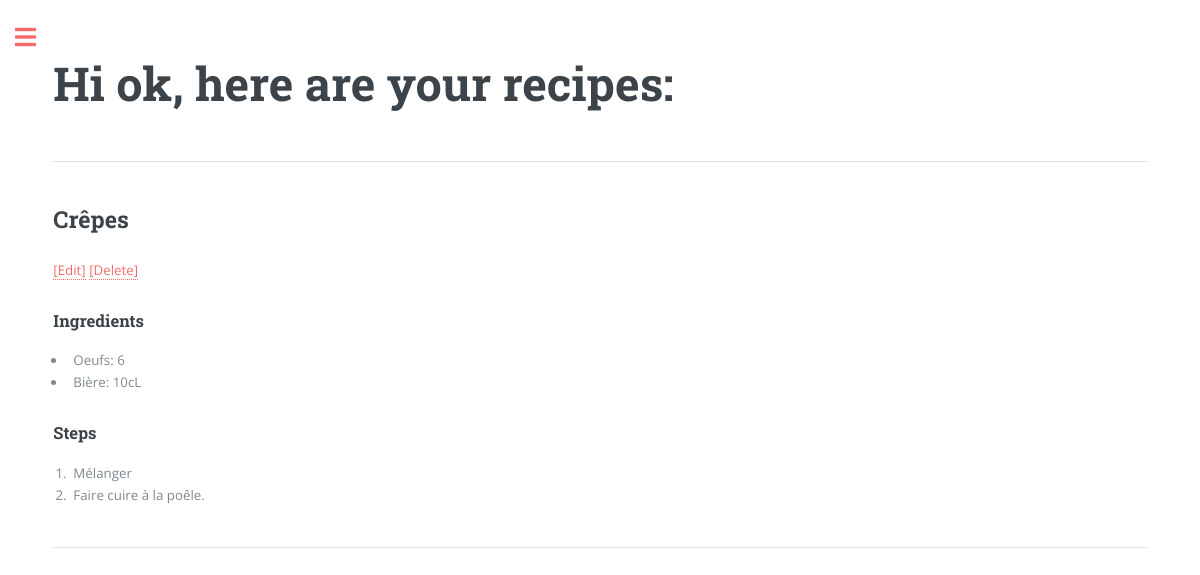
/2/list_recipes (signed in), run on an earlier commit of the app's database.
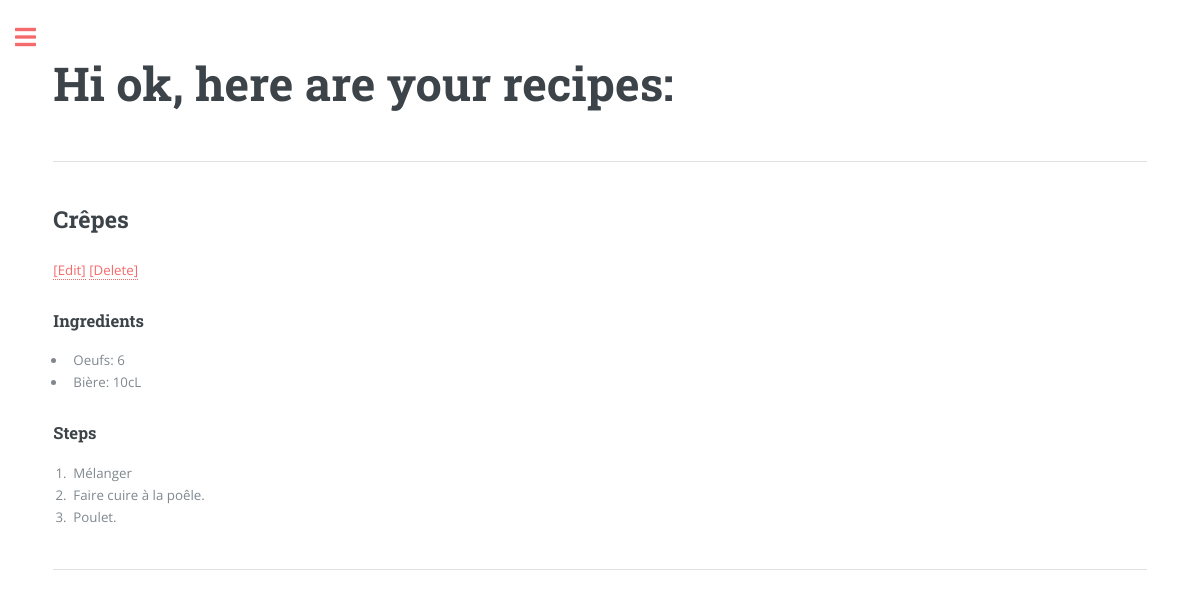
And on a later commit of the database.
### app/models.py (models this page shows, shortened)
class User(UserMixin, db.Model):
    id: so.Mapped[int] = so.mapped_column(primary_key=True)
    username: so.Mapped[str] = so.mapped_column(sa.String(64), index=True, unique=True)
    password_hash: so.Mapped[str] = so.mapped_column(sa.String(256))
    recipes: so.WriteOnlyMapped["Recipe"] = so.relationship(back_populates="user")

class Recipe(db.Model):
    id: so.Mapped[int] = so.mapped_column(sa.Integer)
    name: so.Mapped[str] = so.mapped_column(sa.String, index=True)
    user_id: so.Mapped[int] = so.mapped_column(
        sa.ForeignKey(User.id, name="fk_recipe_user"), index=True
    )
    __table_args__ = (sa.PrimaryKeyConstraint("user_id", "id", name="pk_recipe"),)
    ingredients: so.WriteOnlyMapped["Ingredient"] = so.relationship(
        back_populates="recipe_q"
    )
    steps: so.WriteOnlyMapped["Step"] = so.relationship(back_populates="recipe_s")
    user: so.Mapped[User] = so.relationship(back_populates="recipes")
    def list_ingredients(self):
        return (
            db.session.query(Ingredient).filter(Ingredient.recipe_id == self.id).all()
        )
    def list_steps(self):
        return (
            db.session.query(Step)
            .filter(Step.recipe_id == self.id)
            .order_by(Step.number)
            .all()
        )

class Ingredient(db.Model):
    id: so.Mapped[int] = so.mapped_column(primary_key=True)
    name: so.Mapped[str] = so.mapped_column(sa.String)
    quantity: so.Mapped[Optional[str]] = so.mapped_column(sa.String)
    recipe_id: so.Mapped[int] = so.mapped_column(
        sa.ForeignKey(Recipe.id, name="fk_ingredient_recipe"), index=True
    )
    recipe_q: so.Mapped[Recipe] = so.relationship(back_populates="ingredients")

class Step(db.Model):
    id: so.Mapped[int] = so.mapped_column(primary_key=True)
    number: so.Mapped[int] = so.mapped_column(sa.Integer, nullable=False)
    body: so.Mapped[str] = so.mapped_column(sa.String, nullable=False)
    recipe_id: so.Mapped[int] = so.mapped_column(sa.ForeignKey(Recipe.id), index=True)
    recipe_s: so.Mapped[Recipe] = so.relationship(back_populates="steps")

### app/routes.py (the view)
@app.route("/<int:user_id>/list_recipes")
def list_recipes(user_id):
    recipes = db.session.query(Recipe).filter(Recipe.user_id == user_id).all()
    return render_template(
        "list_recipes.html",
        recipes=recipes,
    )

### app/models.py (called while the page is built)
@login.user_loader
def load_user(id):
    return db.session.get(User, int(id))

### app/templates/list_recipes.html
{% extends 'base.html' %}
{% block content %}
<section>
	<header class="main">
		<h1>Hi {{ current_user.username }}, here are your recipes:</h1>
	</header>
    <hr class="major" />
    {% for recipe in recipes %}
        <h2>{{ recipe.name }} </h2>
        <p>
            <a href="{{ url_for('edit_recipe', user_id=current_user.id, recipe_id=recipe.id) }}">[Edit]</a>
            <a href="{{ url_for('delete_recipe', user_id=current_user.id, recipe_id=recipe.id) }}">[Delete]</a>
        </p>
        <h3>Ingredients</h3>
        <ul>
            {% for ingredient in recipe.list_ingredients() %}
            <li>{{ ingredient.name }}: {{ ingredient.quantity }}</li>
            {% endfor %}
        </ul>
        <h3>Steps</h3>
        <ol>
            {% for step in recipe.list_steps() %}
            <li>{{ step.body }}</li>
            {% endfor %}
        </ol>
        <hr class="major" />
    {% endfor %}
</section>
{% endblock %}

### app/templates/base.html (shortened to what this page needs)
<!DOCTYPE HTML>
<html>
	<head>
		<link rel="stylesheet" href="{{ url_for('static', filename='assets/css/main.css') }}" />
	</head>
	<body class="is-preload">
			<div id="wrapper">
					<div id="main">
						<div class="inner">
                            {% block content %}{% endblock %}
                        </div>
                    </div>
			</div>
	</body>
</html>

### app/static/assets/css/main.css (style rules this page uses)
html, body, div, span, applet, object, iframe, h1, h2, h3, h4, h5, h6, p, blockquote, pre, a, abbr, acronym, address, big, cite, code, del, dfn, em, img, ins, kbd, q, s, samp, small, strike, strong, sub, sup, tt, var, b, u, i, center, dl, dt, dd, ol, ul, li, fieldset, form, label, legend, table, caption, tbody, tfoot, thead, tr, th, td, article, aside, canvas, details, embed, figure, figcaption, footer, header, hgroup, menu, nav, output, ruby, section, summary, time, mark, audio, video { margin: 0; padding: 0; border: 0; font-size: 100%; font: inherit; vertical-align: baseline; }
article, aside, details, figcaption, figure, footer, header, hgroup, menu, nav, section { display: block; }
body { line-height: 1; }
ol, ul { list-style: none; }
body { -webkit-text-size-adjust: none; }
body { -ms-overflow-style: scrollbar; }
html { box-sizing: border-box; }
*, *:before, *:after { box-sizing: inherit; }
body { background: #ffffff; }
body, input, select, textarea { color: #7f888f; font-family: "Open Sans", sans-serif; font-size: 13pt; font-weight: 400; line-height: 1.65; }
@media screen and (max-width: 1680px) { body, input, select, textarea { font-size: 11pt; } }
@media screen and (max-width: 1280px) { body, input, select, textarea { font-size: 10pt; } }
a { -moz-transition: color 0.2s ease-in-out, border-bottom-color 0.2s ease-in-out; -webkit-transition: color 0.2s ease-in-out, border-bottom-color 0.2s ease-in-out; -ms-transition: color 0.2s ease-in-out, border-bottom-color 0.2s ease-in-out; transition: color 0.2s ease-in-out, border-bottom-color 0.2s ease-in-out; border-bottom: dotted 1px; color: #f56a6a; text-decoration: none; }
p { margin: 0 0 2em 0; }
h1, h2, h3, h4, h5, h6 { color: #3d4449; font-family: "Roboto Slab", serif; font-weight: 700; line-height: 1.5; margin: 0 0 1em 0; }
h1 { font-size: 4em; margin: 0 0 0.5em 0; line-height: 1.3; }
h2 { font-size: 1.75em; }
h3 { font-size: 1.25em; }
@media screen and (max-width: 1680px) { h1 { font-size: 3.5em; } }
hr { border: 0; border-bottom: solid 1px rgba(210, 215, 217, 0.75); margin: 2em 0; }
hr.major { margin: 3em 0; }
header.main > :last-child { margin: 0 0 1em 0; }
ol { list-style: decimal; margin: 0 0 2em 0; padding-left: 1.25em; }
ol li { padding-left: 0.25em; }
ul { list-style: disc; margin: 0 0 2em 0; padding-left: 1em; }
ul li { padding-left: 0.5em; }
#wrapper { display: -moz-flex; display: -webkit-flex; display: -ms-flex; display: flex; -moz-flex-direction: row-reverse; -webkit-flex-direction: row-reverse; -ms-flex-direction: row-reverse; flex-direction: row-reverse; min-height: 100vh; }
#main { -moz-flex-grow: 1; -webkit-flex-grow: 1; -ms-flex-grow: 1; flex-grow: 1; -moz-flex-shrink: 1; -webkit-flex-shrink: 1; -ms-flex-shrink: 1; flex-shrink: 1; width: 100%; }
#main > .inner { padding: 0 6em 0.1em 6em ; margin: 0 auto; max-width: 110em; }
#main > .inner > section { padding: 6em 0 4em 0 ; border-top: solid 2px rgba(210, 215, 217, 0.75); }
#main > .inner > section:first-of-type { border-top: 0 !important; }
@media screen and (max-width: 1680px) { #main > .inner { padding: 0 5em 0.1em 5em ; } }
@media screen and (max-width: 1680px) { #main > .inner > section { padding: 5em 0 3em 0 ; } }
@media screen and (max-width: 1280px) { #main > .inner { padding: 0 4em 0.1em 4em ; } }
@media screen and (max-width: 1280px) { #main > .inner > section { padding: 4em 0 2em 0 ; } }

What changed in the data, as far as the page shows it:
added Step: body "Poulet."
